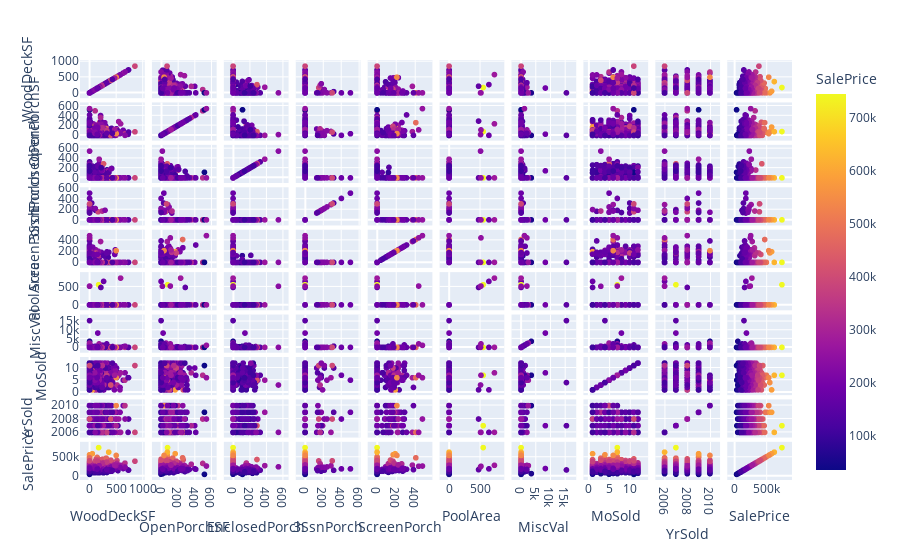

Source (notebook cell):
### Code cell
px.scatter_matrix(df, dimensions=num_df.columns.tolist(), color='SalePrice')

### Figure 1 — Plotly figure (JSON) as saved in the notebook; plotly's stock layout.template omitted (floating-point values rounded to 4 significant figures; data arrays with more than 128 entries replaced by an {"elided": "..."} marker saying what was removed)
{"data": [{"dimensions": [{"axis": {"matches": true}, "label": "WoodDeckSF", "values": {"elided": "1168 int values"}}, {"axis": {"matches": true}, "label": "OpenPorchSF", "values": {"elided": "1168 int values"}}, {"axis": {"matches": true}, "label": "EnclosedPorch", "values": {"elided": "1168 int values"}}, {"axis": {"matches": true}, "label": "3SsnPorch", "values": {"elided": "1168 int values"}}, {"axis": {"matches": true}, "label": "ScreenPorch", "values": {"elided": "1168 int values"}}, {"axis": {"matches": true}, "label": "PoolArea", "values": {"elided": "1168 int values"}}, {"axis": {"matches": true}, "label": "MiscVal", "values": {"elided": "1168 int values"}}, {"axis": {"matches": true}, "label": "MoSold", "values": {"elided": "1168 int values"}}, {"axis": {"matches": true}, "label": "YrSold", "values": {"elided": "1168 int values"}}, {"axis": {"matches": true}, "label": "SalePrice", "values": {"elided": "1168 int values"}}], "hovertemplate": "%{xaxis.title.text}=%{x}<br>%{yaxis.title.text}=%{y}<br>SalePrice=%{marker.color}<extra></extra>", "legendgroup": "", "marker": {"color": {"elided": "1168 int values"}, "coloraxis": "coloraxis", "symbol": "circle"}, "name": "", "showlegend": false, "type": "splom"}], "layout": {"coloraxis": {"colorbar": {"title": {"text": "SalePrice"}}, "colorscale": [[0, "#0d0887"], [0.1111, "#46039f"], [0.2222, "#7201a8"], [0.3333, "#9c179e"], [0.4444, "#bd3786"], [0.5556, "#d8576b"], [0.6667, "#ed7953"], [0.7778, "#fb9f3a"], [0.8889, "#fdca26"], [1, "#f0f921"]]}, "dragmode": "select", "legend": {"tracegroupgap": 0}, "margin": {"t": 60}}}
